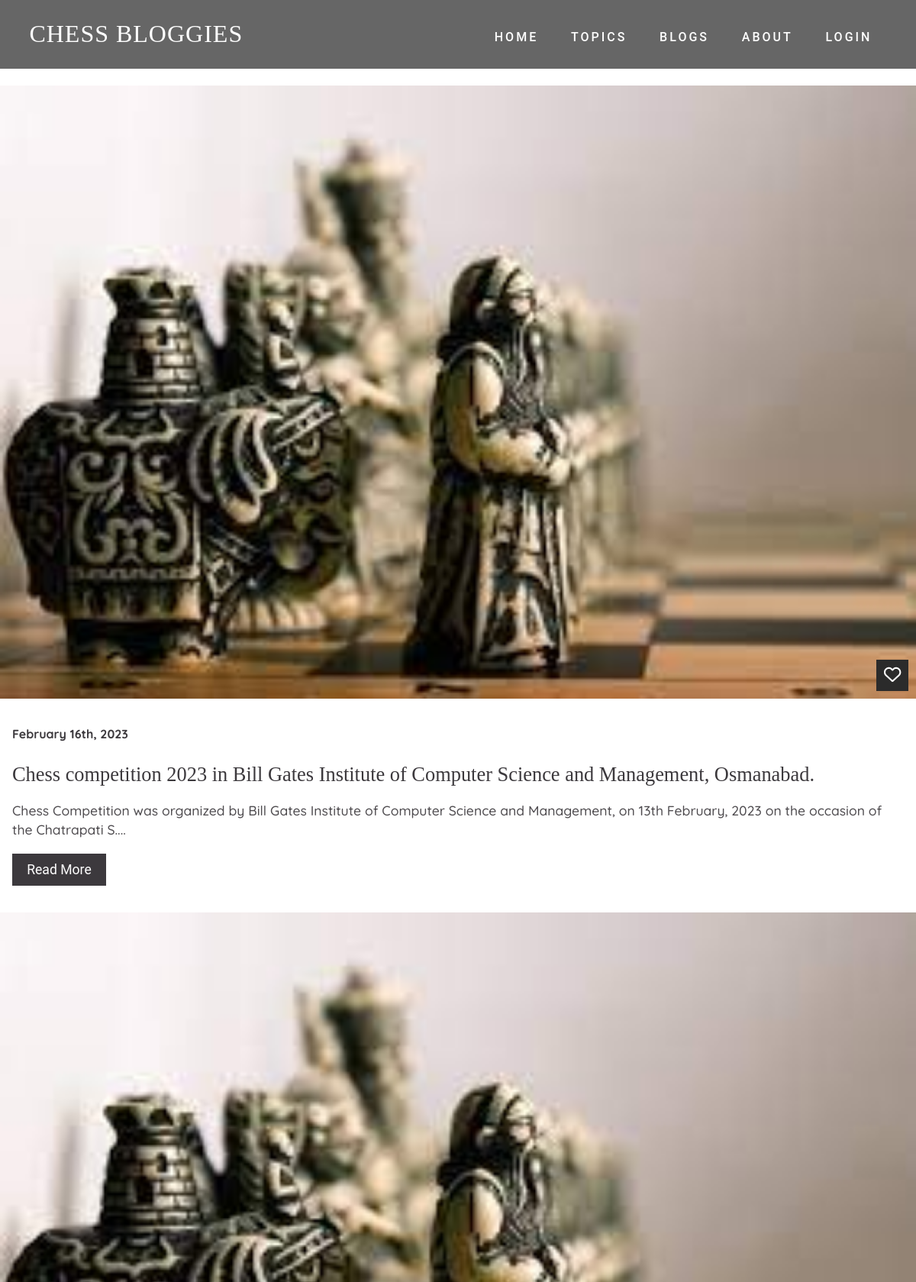
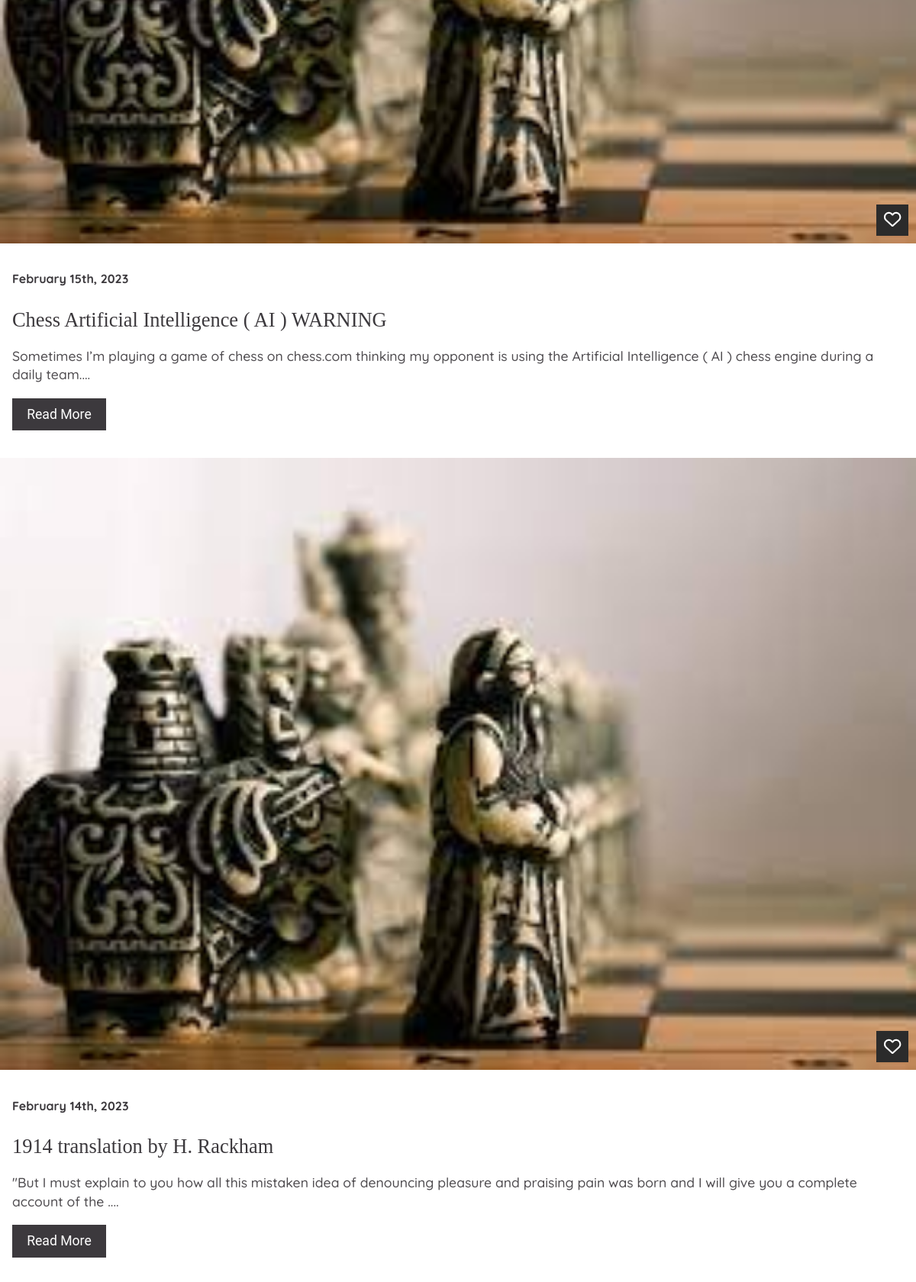
Page /searchresult.php (upper part) on the committed database (2 pictures, top to bottom).
### tables this page shows
CREATE TABLE `posts` (
  `id` int(11) NOT NULL,
  `title` text NOT NULL,
  `content` text NOT NULL,
  `created_at` timestamp NOT NULL DEFAULT current_timestamp(),
  `likes` int(11) NOT NULL
);

### searchresult.php (the view, shortened to what this page needs)
<?php
  require('db.php');
?>
<!DOCTYPE html>
<html>
  <head>
    <link rel="stylesheet" href="includes/all.css">
    <link rel="stylesheet" href="includes/style.css">
  </head>
  <body>
    <?php
        include_once('navbar.php');
    ?>
    <br>
        <?php
        if(isset($_GET['search'])){
            $searchkey=$_GET['search'];
            $postQuery="SELECT * FROM posts WHERE title LIKE '%{$searchkey}%' ORDER BY id DESC";
        }
        else{
            $postQuery="SELECT * FROM posts ORDER BY id DESC";
        }
        $runPQ=mysqli_query($db,$postQuery);
        while($post=mysqli_fetch_assoc($runPQ)){
            ?>
              <div class = "blog-item">
                <div class = "blog-img">
                  <img src = "projectchess6.jpg" alt = "">
                  <span><i class = "far fa-heart"></i></span>
                </div>
                <div class = "blog-text">
                  <span><?=date('F jS, Y',strtotime($post['created_at']))?></span>
                  <h2><?=$post['title']?></h2>
                  <p><?php echo substr($post['content'],0,150); ?>....</p>
                  <a href = "post.php?id=<?php echo $post['id']; ?>">Read More</a>
                </div>
              </div>
            <?php
          }
      ?>
  </body>
</html>

### includes/style.css (style rules this page uses)
:root { --Playfair: 'Playfair Display', serif; --Quicksand: 'Quicksand', sans-serif; --Roboto: 'Roboto', sans-serif; --dark: #3c393d; --exDark: #2b2b2b; }
* { padding: 0; margin: 0; font-family: var(--Quicksand); }
body { line-height: 1.4; color: var(--dark); }
img { width: 100%; display: block; }
.blog-img { position: relative; }
.blog-img span { position: absolute; bottom: 10px; right: 10px; background: var(--exDark); color: #fff; font-size: 1.4rem; padding: 0.3rem 0.6rem; }
.blog-text { margin: 2.2rem 0; padding: 0 1rem; }
.blog-text span { font-weight: 700; display: block; padding-bottom: 0.5rem; }
.blog-text h2 { font-family: var(--Playfair); padding: 1rem 0; font-size: 1.65rem; font-weight: 500; }
.blog-text p { font-weight: 500; font-size: 1.1rem; opacity: 0.9; padding-bottom: 1.2rem; }
.blog-text a { font-family: var(--Roboto); font-size: 1.1rem; text-decoration: none; color: var(--dark); display: inline-block; background: var(--dark); color: #fff; padding: 0.55rem 1.2rem; transition: all 0.5s ease; }

### rows in the picture
posts: created_at "February 16th, 2023", title "Chess competition 2023 in Bill Gates Institute of Computer Science and Management, Osmanabad.", content "Chess Competition was organized by Bill Gates Institute of Computer Science and Management, on 13th February, 2023 on the occasion of the Chatrapati S"
posts: created_at "February 15th, 2023", title "Chess Artificial Intelligence ( AI ) WARNING", content "Sometimes I’m playing a game of chess on chess.com thinking my opponent is using the Artificial Intelligence ( AI ) chess engine during a daily team"
posts: created_at "February 14th, 2023", title "1914 translation by H. Rackham", content "\"But I must explain to you how all this mistaken idea of denouncing pleasure and praising pain was born and I will give you a complete account of the"
